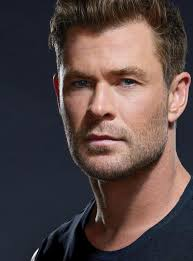
#> input picture photos/HEMSWORTH/11.jpg, 193 x 261 px, found by its file name
$ python face_detect.py
#> lines starting #> are read from the running program, lines starting #| are printed output that depends on the picture; after the words box and inside, x2 and y2 are one past the last pixel; in counts of white or black regions, pixels touching at a corner belong together
import cv2 as cv
img = cv.imread(r'D:\ML\photos\HEMSWORTH\11.jpg')
#> img is the input picture: shape (261, 193, 3); mean B, G, R 68.9, 69.8, 85.4
gray = cv.cvtColor(img,cv.COLOR_BGR2GRAY)
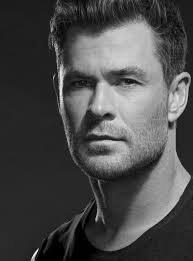
#> gray: shape (261, 193); min 0, max 254, mean 74.5
harr_cascade = cv.CascadeClassifier('har_face.xml')
face_rect = harr_cascade.detectMultiScale(gray,scaleFactor=1.5,minNeighbors=1)
#> face_rect = [[43, 37, 122, 122], [5, 10, 182, 182]]
print(len(face_rect))
#| 2
for (x,y,a,b) in face_rect:
    cv.rectangle(gray,(x,y),(x+a,y+b),(0,255,0),2)
#> this loop made 2 passes
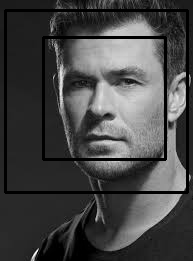
#> gray: shape (261, 193); 7.23% of pixels changed, all inside (x1, y1, x2, y2) = (4, 9, 189, 194)
cv.imshow('mogan',gray)
cv.waitKey(0)

$ run again, with photos/HEMSWORTH/1.jpg copied over photos/HEMSWORTH/11.jpg
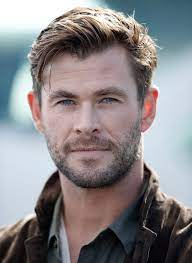
#> input picture photos/HEMSWORTH/1.jpg, 192 x 263 px, found by its file name
#> img is the input picture: shape (263, 192, 3); mean B, G, R 135.4, 132.8, 136.7
#> `gray = cv.cvtColor(img,cv.COLOR_BGR2GRAY)`:
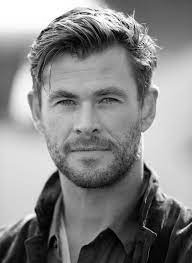
#> gray: shape (263, 192); min 0, max 255, mean 134.3
#> face_rect = [[27, 56, 122, 122]]
#| 1
#> the loop `for (x,y,a,b) in face_rect:` made 1 pass
#> after the loop `for (x,y,a,b) in face_rect:`:
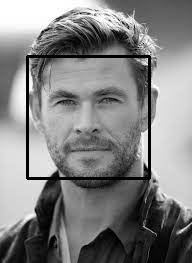
#> gray: shape (263, 192); 2.89% of pixels changed, all inside (x1, y1, x2, y2) = (26, 55, 151, 180)

$ run again, with photos/HEMSWORTH/10.jpg copied over photos/HEMSWORTH/11.jpg
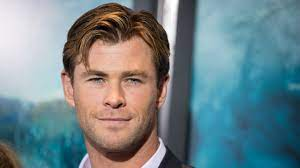
#> input picture photos/HEMSWORTH/10.jpg, 300 x 168 px, found by its file name
#> img is the input picture: shape (168, 300, 3); mean B, G, R 136.9, 131.6, 112.7
#> `gray = cv.cvtColor(img,cv.COLOR_BGR2GRAY)`:
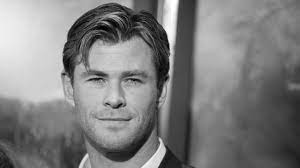
#> gray: shape (168, 300); min 1, max 255, mean 126.5
#> face_rect = [[53, 28, 122, 122]]
#| 1
#> the loop `for (x,y,a,b) in face_rect:` made 1 pass
#> after the loop `for (x,y,a,b) in face_rect:`:
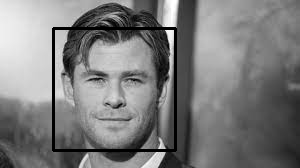
#> gray: shape (168, 300); 2.9% of pixels changed, all inside (x1, y1, x2, y2) = (52, 27, 177, 152)

$ run again, with photos/HEMSWORTH/2.jpg copied over photos/HEMSWORTH/11.jpg
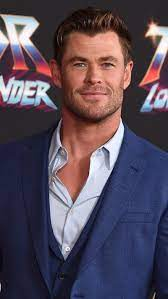
#> input picture photos/HEMSWORTH/2.jpg, 168 x 299 px, found by its file name
#> img is the input picture: shape (299, 168, 3); mean B, G, R 88.4, 73.3, 84.9
#> `gray = cv.cvtColor(img,cv.COLOR_BGR2GRAY)`:
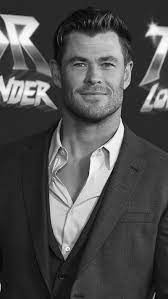
#> gray: shape (299, 168); min 1, max 255, mean 78.5
#> face_rect = [[41, 178, 54, 54], [55, 33, 81, 81]]
#| 2
#> the loop `for (x,y,a,b) in face_rect:` made 2 passes
#> after the loop `for (x,y,a,b) in face_rect:`:
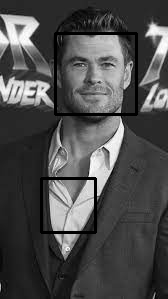
#> gray: shape (299, 168); 3.21% of pixels changed, all inside (x1, y1, x2, y2) = (40, 32, 138, 234)
